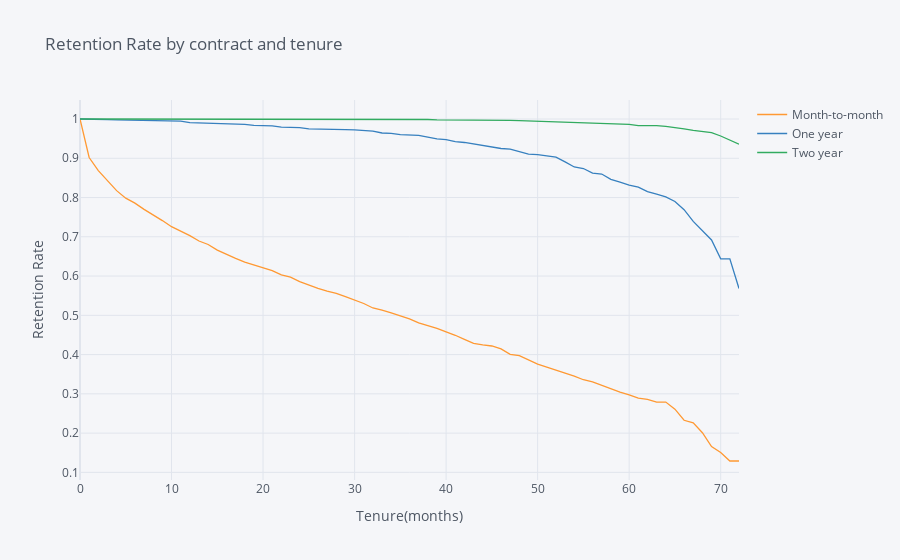

Notebook code for this chart:
### Code cell
rates=survival(data, 'Contract', 'tenure', 'ChurnBinary')

rates.iplot(kind='line', xTitle='Tenure(months)', yTitle='Retention Rate',
            title='Retention Rate by contract and tenure')
